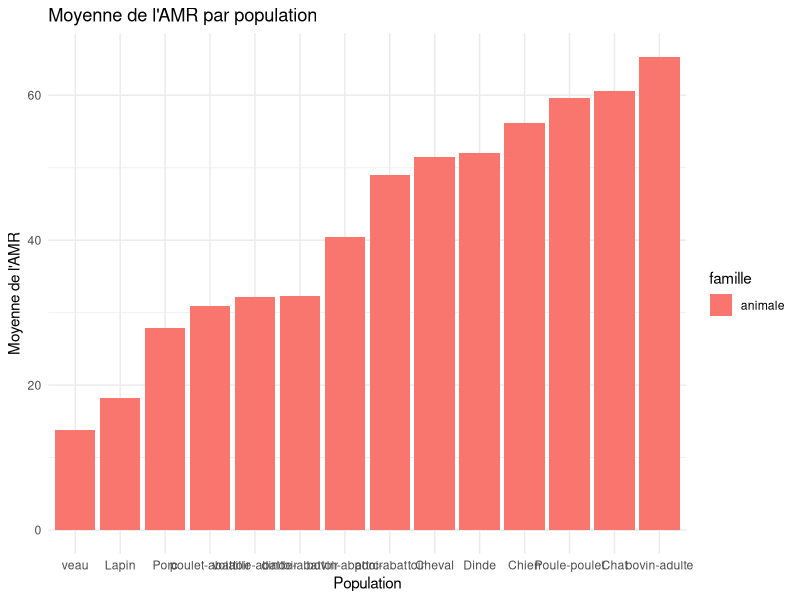
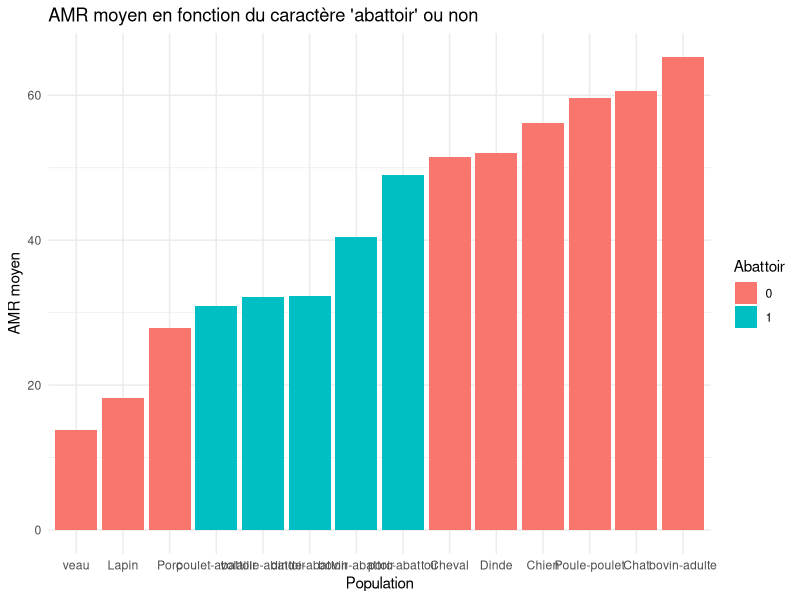
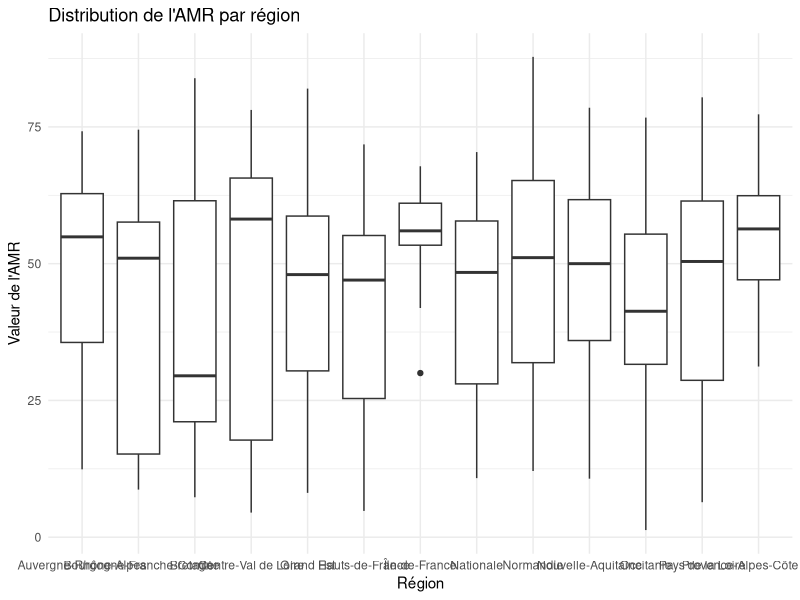
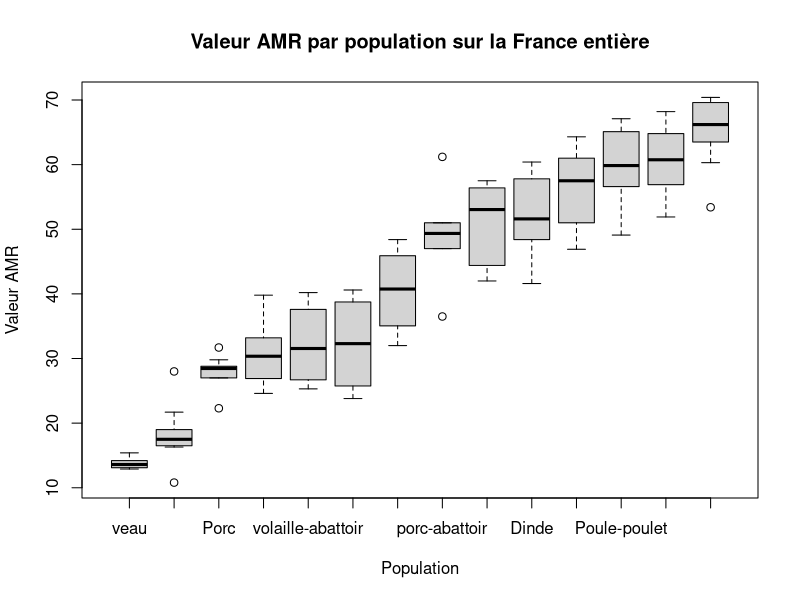
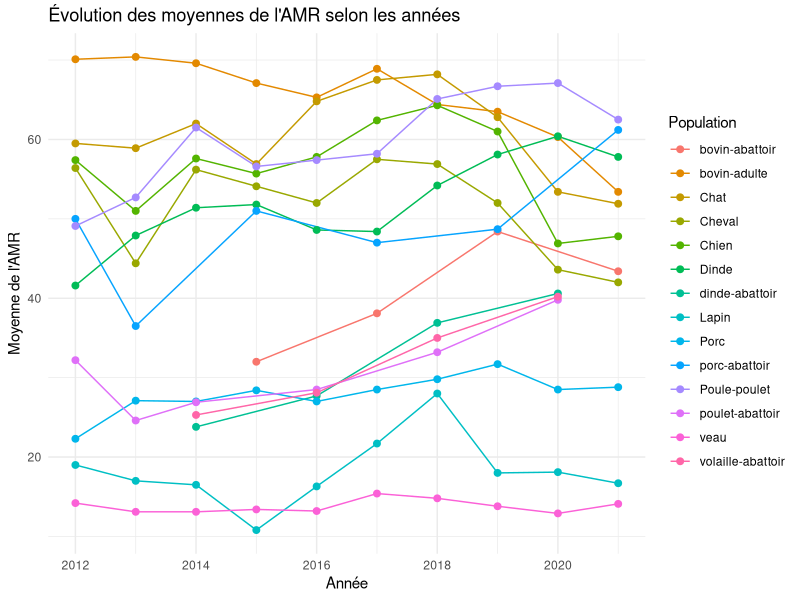
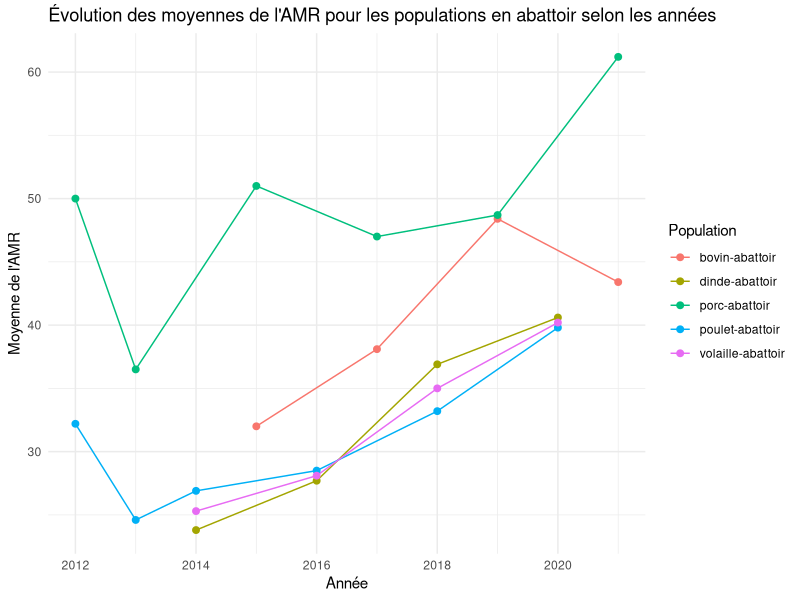
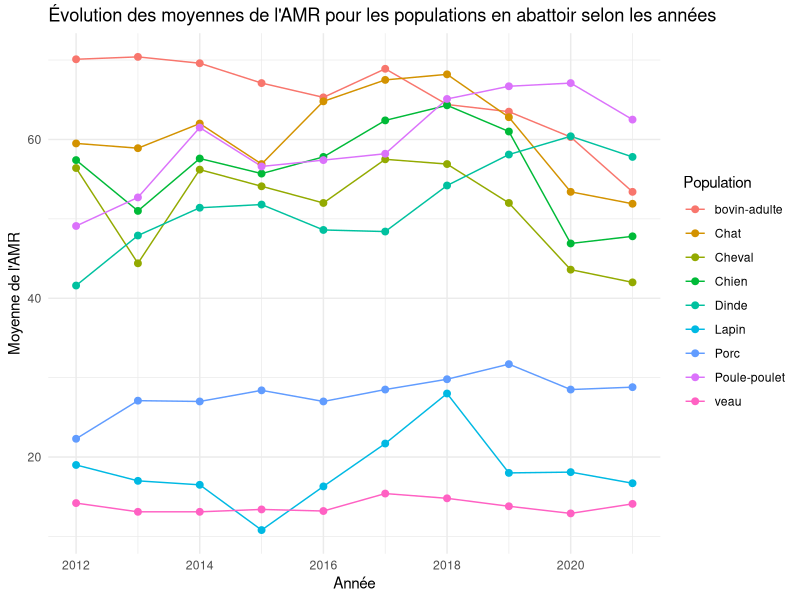
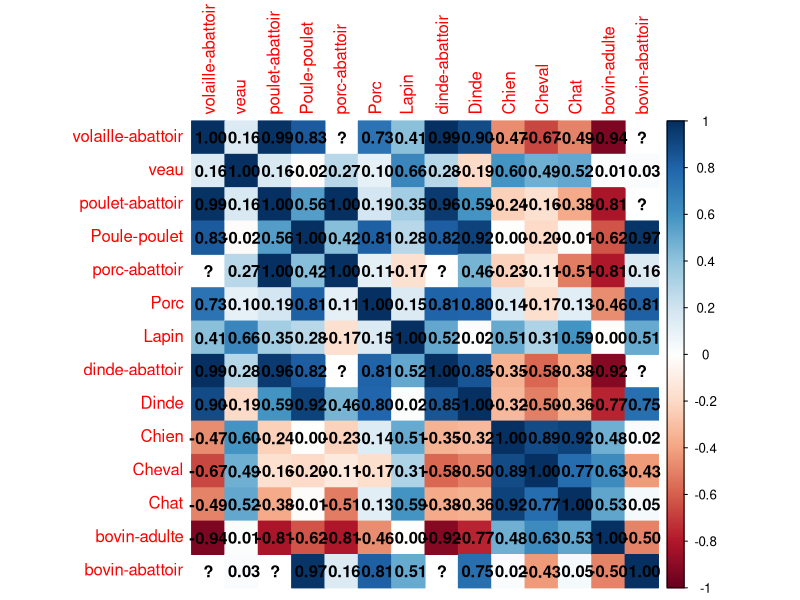

R code for these plots, in order:
## ---- chunk 1
knitr::opts_chunk$set(echo = TRUE)
library(readxl)
library(dplyr)
library(ggplot2)
## ---- chunk 2
rm(list=ls())

AMR <- read_excel('donnees/donnees_AMR.xlsx')
str(AMR)
summary(AMR)

# Séparation des deux cas d'étude (animal et humain) version Florine
AMR_humaine <- AMR[which(AMR$famille=='humaine'),]
AMR_animale <- AMR[which(AMR$famille=='animale'),]

# Séparation des deux cas d'étude (animal et humain) version Maël
AMR_animale <- AMR %>%
  filter(famille == "animale")
AMR_humaine <- AMR %>%
  filter(famille == "humaine")

# Récupération des données nationales uniquement
AMR_animale_fr <- AMR_animale[which(AMR_animale$region=='Nationale'),]
AMR_humaine_fr <- AMR_humaine[which(AMR_humaine$region=='Nationale'),]

# Création d'une indicatrice selon si la population provient d'un abattoir (1) ou non (0)
AMR_animale_fr$abattoir <- as.integer(grepl("abattoir", AMR_animale_fr$population, ignore.case = TRUE))
## ---- chunk 3
# Pour les animaux, on regarde la moyenne de l'AMR pour chaque population
moyenne_AMR <- AMR_animale_fr %>%
  group_by(population, famille) %>%
  summarize(moyenne_AMR = mean(`valeur AMR`))

# On regarde la variance inter-groupe (et l'écart-type car plus parlant)
AMR_animale_fr %>% summarize(ecart_type_AMR = sd(`valeur AMR`))
AMR_animale_fr	 %>%
  group_by(population, famille) %>%
  summarize(
    moyenne_AMR = mean(`valeur AMR`),
    .groups = 'drop'
  ) %>%
  ungroup() %>%
  summarize(
    SSB = sum((moyenne_AMR - mean(moyenne_AMR))^2 * n())
  )

# Plot des moyennes (agrandir le graphique pour la lisibilité)
ggplot(moyenne_AMR, aes(x = reorder(population, moyenne_AMR), y = moyenne_AMR, fill = famille)) +
  geom_bar(stat = "identity", position = "dodge") +
  labs(title = "Moyenne de l'AMR par population",
       x = "Population",
       y = "Moyenne de l'AMR") +
  theme_minimal()
## ---- chunk 4
# Création d'une indicatrice selon si la population provient d'un abattoir (1) ou non (0)
moyenne_AMR$abattoir <- as.integer(grepl("abattoir", moyenne_AMR$population, ignore.case = TRUE))

# Graphique
ggplot(moyenne_AMR, aes(x = reorder(population, moyenne_AMR), y = moyenne_AMR, fill = factor(abattoir))) +
  geom_bar(stat = "identity", position = "dodge") +
  labs(title = "AMR moyen en fonction du caractère 'abattoir' ou non",
       x = "Population",
       y = "AMR moyen",
       fill = "Abattoir") +
  theme_minimal()
## ---- chunk 5
# Regression linéaire
modele_regression <- lm(`valeur AMR` ~ population, data = AMR_animale_fr)
summary(modele_regression)
## ---- chunk 6

moyenne_par_region <- AMR_animale %>%
  group_by(region) %>%
  summarize(moyenne_AMR = mean(`valeur AMR`), .groups = 'drop')

ggplot(AMR_animale, aes(x = region, y = `valeur AMR`)) +
  geom_boxplot() +
  labs(title = "Distribution de l'AMR par région",
       x = "Région",
       y = "Valeur de l'AMR") +
  theme_minimal()

moyenne_par_region_population <- AMR_animale %>%
  group_by(region, population) %>%
  summarize(moyenne_AMR = mean(`valeur AMR`), .groups = 'drop')

modele_anova <- aov(moyenne_AMR ~ region + population, data = moyenne_par_region_population)
summary(modele_anova)

# je n'arrive pas à réaliser l'analyse que je veux :()
## ---- chunk 7
AMR_animale_fr %>%
  group_by(population, famille) %>%
  summarize(
    variance_intragroupe = sum((`valeur AMR` - mean(`valeur AMR`))^2),
    .groups = 'drop'
  )

# Boxplot pour représenter la variation intra-groupe
boxplot(`valeur AMR` ~ reorder(population, `valeur AMR`), data = AMR_animale_fr,
        main = "Valeur AMR par population sur la France entière",
        ylab = "Valeur AMR",
        xlab = "Population")
## ---- chunk 8
# Graphique général (peu lisible)
ggplot(AMR_animale_fr, aes(x = annee, y = `valeur AMR`, group = population, color = population)) +
  geom_line(stat = "summary", fun = "mean") +
  geom_point(stat = "summary", fun = "mean", size = 2) +
  labs(title = "Évolution des moyennes de l'AMR selon les années",
       x = "Année",
       y = "Moyenne de l'AMR",
       color = "Population") +
  theme_minimal()

# On filtre les données pour inclure uniquement les populations en abattoir ou non
AMR_animale_fr_abattoir <- AMR_animale_fr %>%
  filter(grepl("abattoir", population, ignore.case = TRUE))

AMR_animale_fr_horsabattoir <- AMR_animale_fr %>%
  filter(!grepl("abattoir", population, ignore.case = TRUE))

# Graphique abattoir
ggplot(AMR_animale_fr_abattoir, aes(x = annee, y = `valeur AMR`, group = population, color = population)) +
  geom_line(stat = "summary", fun = "mean") +
  geom_point(stat = "summary", fun = "mean", size = 2) +
  labs(title = "Évolution des moyennes de l'AMR pour les populations en abattoir selon les années",
       x = "Année",
       y = "Moyenne de l'AMR",
       color = "Population") +
  theme_minimal()

# Graphique hors abattoir
ggplot(AMR_animale_fr_horsabattoir, aes(x = annee, y = `valeur AMR`, group = population, color = population)) +
  geom_line(stat = "summary", fun = "mean") +
  geom_point(stat = "summary", fun = "mean", size = 2) +
  labs(title = "Évolution des moyennes de l'AMR pour les populations en abattoir selon les années",
       x = "Année",
       y = "Moyenne de l'AMR",
       color = "Population") +
  theme_minimal()
## ---- chunk 9
library(tidyr)

donnees_remodelees <- AMR_animale_fr %>%
  pivot_wider(names_from = population, values_from = `valeur AMR`, names_prefix = "", values_fill = NA, id_cols = annee)

donnees_remodelees <- donnees_remodelees %>%
  arrange(annee)

matrice_correlations <- cor(donnees_remodelees[, -1], use = "pairwise.complete.obs")
library(corrplot)

# Afficher le corrplot
corrplot(matrice_correlations, method = "color", addrect = 2, addCoef.col = "black")
## ---- chunk 10
boxplot(AMR_humaine_fr$`valeur AMR`~AMR_humaine_fr$population,
        main = "Valeur AMR par population sur la France entière",
        ylab = "Valuer AMR",
        xlab = "Population")
## ---- chunk 11
ggplot(AMR_humaine_fr, aes(x = annee, y = `valeur AMR`, group = population, color = population)) +
  geom_line(stat = "summary", fun = "mean") +
  geom_point(stat = "summary", fun = "mean", size = 2) +
  labs(title = "Évolution des moyennes de l'AMR pour les populations humaines sur la France entière",
       x = "Année",
       y = "Moyenne de l'AMR",
       color = "Population") +
  theme_minimal()
## ---- chunk 12
summary(AMR)
AMR$dispositif <- as.factor(AMR$dispositif)
AMR$population <- as.factor(AMR$population)
AMR$famille <- as.factor(AMR$famille)
AMR$region <- as.factor(AMR$region)
## ---- chunk 13
aggregate(x = AMR$`effectif AMR`, by = list(AMR$annee), FUN = sum)
aggregate(x = AMR$`effectif AMR`, by = list(AMR$region), FUN = sum)
## ---- chunk 14
# Quels regroupements en des sous-populations ?
# Recherche de liaison entre une variable qualitative (la population) et une variable quantitative (la valeur AMR)

ggplot(AMR, aes(x = `valeur AMR`, y = reorder(population, `valeur AMR`, mean), fill = famille))+
  geom_boxplot()

# Idée : transformer le tableau de données pour faire des corrélations entre toutes les populations ( on le fait sur les données nationales)

# Transposition de la matrice
library(tidyr)
AMR_fr <- AMR[which(AMR$region=="Nationale"),]
donnees_remodelees <- AMR_fr %>%
  pivot_wider(names_from = population, values_from = `valeur AMR`, names_prefix = "", values_fill = NA, id_cols = annee)
donnees_remodelees <- donnees_remodelees %>%
  arrange(annee)


## ---- chunk 15
boxplot(AMR$population ~ AMR$`valeur AMR`)
